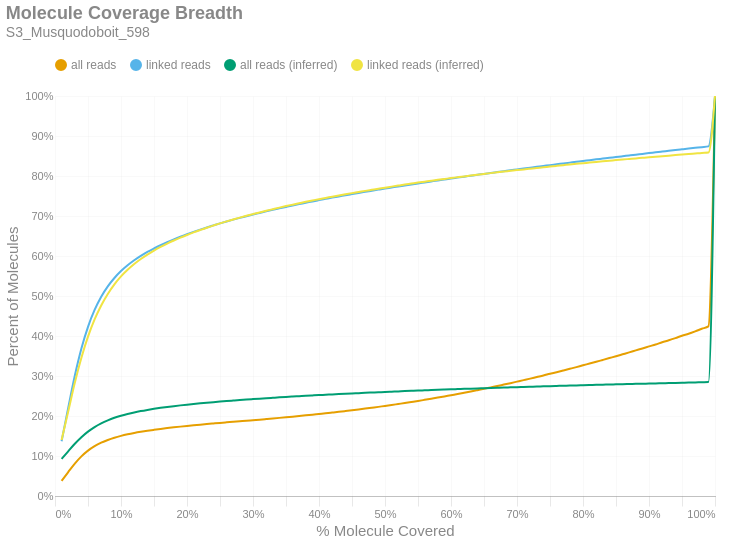

This figure's notebook cell:
### Markdown cell above
### Molecule Read Coverage
This chart shows molecule coverage breadth as computed by the number of bases aligned to that molecule. In other words, "*how much of each unique long molecule is actually sequenced/aligned?*" Keep in mind there is a distinction between sequences and alignments, since some sequences belonging to a particular molecule may not align well and wouldn't appear in the alignment data. This chart also shows molecule coverage breadth as computed by the *inferred fragment* from which the aligned sequences originate. Unlike read coverage, this calculation takes into account the total insert size, including unsequenced gaps between the forward and reverse reads. Like the previous figures, these are cumulative percents.

### Code cell
if SKIPLR:
    print_html(f"Skipped")
else:
    binned_df = consolidated_hist(valids['coverage_bp'], mask, 0.01, True)
    binned_df_inf = consolidated_hist(valids['coverage_inserts'], mask, 0.01, True)
    binned_df = binned_df.with_columns(pl.lit(binned_df_inf['all reads (cumsum)']).alias('all reads (inferred)'))
    binned_df = binned_df.with_columns(pl.lit(binned_df_inf['linked reads (cumsum)']).alias('linked reads (inferred)'))
    binned_df = binned_df.with_columns(
        (pl.col('bin').cast(pl.Float64) + 0.01).alias('right_edge')
    )

    with SafeRender(binned_df):
        (
            density_plot(binned_df, 'Molecule Coverage Breadth', samplename, 'molcov', ['all reads (inferred)','linked reads (inferred)'])
            .encode(
                #x=alt.X('bin:Q', title="% Molecule Covered").axis(format = '%').scale(padding=0),
                x=alt.X('right_edge:Q', title="% Molecule Covered").axis(format='%').scale(padding=0),
                y=alt.Y('value:Q', title='Percent of Molecules')
                    .axis(format='%')
                    .stack(False)
                    .scale(domainMin=0, padding=0),
                color=alt.Color("key:N").scale(domain = ["all reads", "linked reads", "all reads (inferred)", "linked reads (inferred)"]),
                tooltip = [
                    alt.Tooltip("key:N", title = "Data Type"),
                    alt.Tooltip("range_label:N", title="% Molecule Covered"),
                    alt.Tooltip("value:Q", format = ".2%", title="% Molecules")
                ]
            )
        ).display()

### Figure 1 — Vega-Lite specification as saved in the notebook (floating-point values rounded to 4 significant figures)
{"width": "container", "height": 400, "config": {"title": {"anchor": "start", "dy": -15, "fontSize": 18, "color": "#888888", "subtitleColor": "#888888", "subtitleFontSize": 14}, "arc": {"fill": "#0072B2"}, "axis": {"domainColor": "#888888", "domainWidth": 0.5, "gridWidth": 0.2, "grid": false, "titleFontWeight": 400, "titleFontSize": 15, "labelFontSize": 11, "labelColor": "#888888", "tickColor": "#888888", "tickWidth": 0.2, "titleColor": "#888888"}, "axisBand": {"grid": false}, "axisX": {"grid": true, "tickSize": 10, "domainCap": "round"}, "axisY": {"domain": false, "grid": true, "tickSize": 0, "domainCap": "round"}, "background": "transparent", "header": {"labelFontSize": 15, "labelColor": "#888888", "titleFontSize": 15, "titleFontWeight": 600, "titleColor": "#888888"}, "legend": {"labelFont": "sans-serif", "labelFontSize": 12, "labelColor": "#888888", "symbolSize": 100, "symbolType": "circle", "titleFontSize": 12, "titlePadding": 10, "titleColor": "#888888", "title": null, "orient": "top"}, "range": {"category": ["#E69F00", "#56B4E9", "#009E73", "#F0E442", "#0072B2", "#D55E00", "#CC79A7", "#000000"], "diverging": ["#cfe8f3", "#a2d4ec", "#73bfe2", "#46abdb", "#1696d2", "#12719e"]}, "area": {"fill": "#0072B2", "fillOpacity": 0.7, "line": true, "strokeOpacity": 0.7}, "line": {"color": "#0072B2", "stroke": "#0072B2", "strokeWidth": 2}, "trail": {"color": "#0072B2", "stroke": "#0072B2", "strokeWidth": 0, "size": 1}, "point": {"filled": true, "fillOpacity": 1.0, "size": 95}, "text": {"color": "#888888", "fontSize": 11, "align": "right", "fontWeight": 400, "size": 11}, "bar": {"fill": "#0072B2", "stroke": null}, "view": {"stroke": null, "continuousWidth": 660, "continuousHeight": 400}}, "data": {"name": "data-6af830ea70fef73e0d5ae6ca55dfd305"}, "mark": {"type": "line", "interpolate": "monotone", "point": {"opacity": 0, "size": 275}}, "encoding": {"color": {"field": "key", "scale": {"domain": ["all reads", "linked reads", "all reads (inferred)", "linked reads (inferred)"]}, "type": "nominal"}, "tooltip": [{"field": "key", "title": "Data Type", "type": "nominal"}, {"field": "range_label", "title": "% Molecule Covered", "type": "nominal"}, {"field": "value", "format": ".2%", "title": "% Molecules", "type": "quantitative"}], "x": {"axis": {"format": "%"}, "field": "right_edge", "scale": {"padding": 0}, "title": "% Molecule Covered", "type": "quantitative"}, "y": {"axis": {"format": "%"}, "field": "value", "scale": {"domainMin": 0, "padding": 0}, "stack": false, "title": "Percent of Molecules", "type": "quantitative"}}, "params": [{"name": "param_c36ac31b6afebe62", "select": {"type": "point", "fields": ["key"]}, "bind": "legend"}], "title": {"text": "Molecule Coverage Breadth", "subtitle": "S3_Musquodoboit_598"}, "transform": [{"fold": ["all reads (cumsum)", "linked reads (cumsum)", "all reads (inferred)", "linked reads (inferred)"]}, {"calculate": "replace(datum.key, ' (cumsum)', '')", "as": "key"}, {"filter": {"param": "param_c36ac31b6afebe62"}}], "usermeta": {"embedOptions": {"downloadFileName": "S3_Musquodoboit_598.molcov"}}, "$schema": "https://vega.github.io/schema/vega-lite/v6.1.0.json", "datasets": {"data-6af830ea70fef73e0d5ae6ca55dfd305": [{"bin": "0.0", "interval": "0.0-0.01", "all reads": 0.03759, "linked reads": 0.1368, "all reads (cumsum)": 0.03759, "linked reads (cumsum)": 0.1368, "range_label": "0.0-0.01", "all reads (inferred)": 0.09276, "linked reads (inferred)": 0.1401, "right_edge": 0.01}, {"bin": "0.01", "interval": "0.01-0.02", "all reads": 0.02215, "linked reads": 0.08333, "all reads (cumsum)": 0.05974, "linked reads (cumsum)": 0.2201, "range_label": "0.01-0.02", "all reads (inferred)": 0.1116, "linked reads (inferred)": 0.2112, "right_edge": 0.02}, {"bin": "0.02", "interval": "0.02-0.03", "all reads": 0.02129, "linked reads": 0.0805, "all reads (cumsum)": 0.08103, "linked reads (cumsum)": 0.3007, "range_label": "0.02-0.03", "all reads (inferred)": 0.1305, "linked reads (inferred)": 0.283, "right_edge": 0.03}, {"bin": "0.03", "interval": "0.03-0.04", "all reads": 0.01799, "linked reads": 0.06807, "all reads (cumsum)": 0.09902, "linked reads (cumsum)": 0.3687, "range_label": "0.03-0.04", "all reads (inferred)": 0.1471, "linked reads (inferred)": 0.3456, "right_edge": 0.04}, {"bin": "0.04", "interval": "0.04-0.05", "all reads": 0.01435, "linked reads": 0.05427, "all reads (cumsum)": 0.1134, "linked reads (cumsum)": 0.423, "range_label": "0.04-0.05", "all reads (inferred)": 0.161, "linked reads (inferred)": 0.3983, "right_edge": 0.05}, {"bin": "0.05", "interval": "0.05-0.06", "all reads": 0.01115, "linked reads": 0.0421, "all reads (cumsum)": 0.1245, "linked reads (cumsum)": 0.4651, "range_label": "0.05-0.06", "all reads (inferred)": 0.1724, "linked reads (inferred)": 0.4415, "right_edge": 0.06}, {"bin": "0.06", "interval": "0.06-0.07", "all reads": 0.008722, "linked reads": 0.03296, "all reads (cumsum)": 0.1333, "linked reads (cumsum)": 0.498, "range_label": "0.06-0.07", "all reads (inferred)": 0.1816, "linked reads (inferred)": 0.4764, "right_edge": 0.07}, {"bin": "0.07", "interval": "0.07-0.08", "all reads": 0.006862, "linked reads": 0.02585, "all reads (cumsum)": 0.1401, "linked reads (cumsum)": 0.5239, "range_label": "0.07-0.08", "all reads (inferred)": 0.1892, "linked reads (inferred)": 0.5052, "right_edge": 0.08}, {"bin": "0.08", "interval": "0.08-0.09", "all reads": 0.005617, "linked reads": 0.02111, "all reads (cumsum)": 0.1457, "linked reads (cumsum)": 0.545, "range_label": "0.08-0.09", "all reads (inferred)": 0.1956, "linked reads (inferred)": 0.5293, "right_edge": 0.09}, {"bin": "0.09", "interval": "0.09-0.1", "all reads": 0.004609, "linked reads": 0.01727, "all reads (cumsum)": 0.1503, "linked reads (cumsum)": 0.5623, "range_label": "0.09-0.1", "all reads (inferred)": 0.2008, "linked reads (inferred)": 0.5489, "right_edge": 0.1}, {"bin": "0.1", "interval": "0.1-0.11", "all reads": 0.003871, "linked reads": 0.01448, "all reads (cumsum)": 0.1542, "linked reads (cumsum)": 0.5768, "range_label": "0.1-0.11", "all reads (inferred)": 0.2051, "linked reads (inferred)": 0.5654, "right_edge": 0.11}, {"bin": "0.11", "interval": "0.11-0.12", "all reads": 0.003348, "linked reads": 0.0125, "all reads (cumsum)": 0.1576, "linked reads (cumsum)": 0.5893, "range_label": "0.11-0.12", "all reads (inferred)": 0.209, "linked reads (inferred)": 0.5799, "right_edge": 0.12}, {"bin": "0.12", "interval": "0.12-0.13", "all reads": 0.00294, "linked reads": 0.01096, "all reads (cumsum)": 0.1605, "linked reads (cumsum)": 0.6002, "range_label": "0.12-0.13", "all reads (inferred)": 0.2123, "linked reads (inferred)": 0.5924, "right_edge": 0.13}, {"bin": "0.13", "interval": "0.13-0.14", "all reads": 0.002629, "linked reads": 0.009805, "all reads (cumsum)": 0.1631, "linked reads (cumsum)": 0.61, "range_label": "0.13-0.14", "all reads (inferred)": 0.2152, "linked reads (inferred)": 0.6035, "right_edge": 0.14}, {"bin": "0.14", "interval": "0.14-0.15", "all reads": 0.002332, "linked reads": 0.008688, "all reads (cumsum)": 0.1655, "linked reads (cumsum)": 0.6187, "range_label": "0.14-0.15", "all reads (inferred)": 0.2179, "linked reads (inferred)": 0.6136, "right_edge": 0.15}, {"bin": "0.15", "interval": "0.15-0.16", "all reads": 0.002204, "linked reads": 0.008161, "all reads (cumsum)": 0.1677, "linked reads (cumsum)": 0.6269, "range_label": "0.15-0.16", "all reads (inferred)": 0.2204, "linked reads (inferred)": 0.6228, "right_edge": 0.16}, {"bin": "0.16", "interval": "0.16-0.17", "all reads": 0.002055, "linked reads": 0.007611, "all reads (cumsum)": 0.1697, "linked reads (cumsum)": 0.6345, "range_label": "0.16-0.17", "all reads (inferred)": 0.2226, "linked reads (inferred)": 0.6311, "right_edge": 0.17}, {"bin": "0.17", "interval": "0.17-0.18", "all reads": 0.001924, "linked reads": 0.00704, "all reads (cumsum)": 0.1716, "linked reads (cumsum)": 0.6415, "range_label": "0.17-0.18", "all reads (inferred)": 0.2246, "linked reads (inferred)": 0.6388, "right_edge": 0.18}, {"bin": "0.18", "interval": "0.18-0.19", "all reads": 0.001802, "linked reads": 0.006579, "all reads (cumsum)": 0.1734, "linked reads (cumsum)": 0.6481, "range_label": "0.18-0.19", "all reads (inferred)": 0.2265, "linked reads (inferred)": 0.646, "right_edge": 0.19}, {"bin": "0.19", "interval": "0.19-0.2", "all reads": 0.001733, "linked reads": 0.006306, "all reads (cumsum)": 0.1752, "linked reads (cumsum)": 0.6544, "range_label": "0.19-0.2", "all reads (inferred)": 0.2283, "linked reads (inferred)": 0.6526, "right_edge": 0.2}, {"bin": "0.2", "interval": "0.2-0.21", "all reads": 0.001637, "linked reads": 0.005924, "all reads (cumsum)": 0.1768, "linked reads (cumsum)": 0.6603, "range_label": "0.2-0.21", "all reads (inferred)": 0.23, "linked reads (inferred)": 0.659, "right_edge": 0.21}, {"bin": "0.21", "interval": "0.21-0.22", "all reads": 0.001582, "linked reads": 0.005679, "all reads (cumsum)": 0.1784, "linked reads (cumsum)": 0.666, "range_label": "0.21-0.22", "all reads (inferred)": 0.2316, "linked reads (inferred)": 0.665, "right_edge": 0.22}, {"bin": "0.22", "interval": "0.22-0.23", "all reads": 0.001499, "linked reads": 0.005343, "all reads (cumsum)": 0.1799, "linked reads (cumsum)": 0.6714, "range_label": "0.22-0.23", "all reads (inferred)": 0.2332, "linked reads (inferred)": 0.6708, "right_edge": 0.23}, {"bin": "0.23", "interval": "0.23-0.24", "all reads": 0.001444, "linked reads": 0.005105, "all reads (cumsum)": 0.1813, "linked reads (cumsum)": 0.6765, "range_label": "0.23-0.24", "all reads (inferred)": 0.2346, "linked reads (inferred)": 0.6762, "right_edge": 0.24}, {"bin": "0.24", "interval": "0.24-0.25", "all reads": 0.001431, "linked reads": 0.005034, "all reads (cumsum)": 0.1828, "linked reads (cumsum)": 0.6815, "range_label": "0.24-0.25", "all reads (inferred)": 0.236, "linked reads (inferred)": 0.6815, "right_edge": 0.25}, {"bin": "0.25", "interval": "0.25-0.26", "all reads": 0.001365, "linked reads": 0.004808, "all reads (cumsum)": 0.1841, "linked reads (cumsum)": 0.6863, "range_label": "0.25-0.26", "all reads (inferred)": 0.2374, "linked reads (inferred)": 0.6865, "right_edge": 0.26}, {"bin": "0.26", "interval": "0.26-0.27", "all reads": 0.001346, "linked reads": 0.004608, "all reads (cumsum)": 0.1855, "linked reads (cumsum)": 0.6909, "range_label": "0.26-0.27", "all reads (inferred)": 0.2386, "linked reads (inferred)": 0.6912, "right_edge": 0.27}, {"bin": "0.27", "interval": "0.27-0.28", "all reads": 0.001337, "linked reads": 0.004411, "all reads (cumsum)": 0.1868, "linked reads (cumsum)": 0.6953, "range_label": "0.27-0.28", "all reads (inferred)": 0.2399, "linked reads (inferred)": 0.6959, "right_edge": 0.28}, {"bin": "0.28", "interval": "0.28-0.29", "all reads": 0.001321, "linked reads": 0.004142, "all reads (cumsum)": 0.1881, "linked reads (cumsum)": 0.6995, "range_label": "0.28-0.29", "all reads (inferred)": 0.2411, "linked reads (inferred)": 0.7004, "right_edge": 0.29}, {"bin": "0.29", "interval": "0.29-0.3", "all reads": 0.001409, "linked reads": 0.004284, "all reads (cumsum)": 0.1895, "linked reads (cumsum)": 0.7038, "range_label": "0.29-0.3", "all reads (inferred)": 0.2422, "linked reads (inferred)": 0.7047, "right_edge": 0.3}, {"bin": "0.3", "interval": "0.3-0.31", "all reads": 0.001378, "linked reads": 0.003973, "all reads (cumsum)": 0.1909, "linked reads (cumsum)": 0.7077, "range_label": "0.3-0.31", "all reads (inferred)": 0.2434, "linked reads (inferred)": 0.7089, "right_edge": 0.31}, {"bin": "0.31", "interval": "0.31-0.32", "all reads": 0.00143, "linked reads": 0.003917, "all reads (cumsum)": 0.1924, "linked reads (cumsum)": 0.7116, "range_label": "0.31-0.32", "all reads (inferred)": 0.2445, "linked reads (inferred)": 0.7131, "right_edge": 0.32}, {"bin": "0.32", "interval": "0.32-0.33", "all reads": 0.001448, "linked reads": 0.003824, "all reads (cumsum)": 0.1938, "linked reads (cumsum)": 0.7155, "range_label": "0.32-0.33", "all reads (inferred)": 0.2456, "linked reads (inferred)": 0.717, "right_edge": 0.33}, {"bin": "0.33", "interval": "0.33-0.34", "all reads": 0.001498, "linked reads": 0.003643, "all reads (cumsum)": 0.1953, "linked reads (cumsum)": 0.7191, "range_label": "0.33-0.34", "all reads (inferred)": 0.2466, "linked reads (inferred)": 0.721, "right_edge": 0.34}, {"bin": "0.34", "interval": "0.34-0.35", "all reads": 0.001524, "linked reads": 0.003622, "all reads (cumsum)": 0.1968, "linked reads (cumsum)": 0.7227, "range_label": "0.34-0.35", "all reads (inferred)": 0.2476, "linked reads (inferred)": 0.7248, "right_edge": 0.35}, {"bin": "0.35", "interval": "0.35-0.36", "all reads": 0.001555, "linked reads": 0.003587, "all reads (cumsum)": 0.1984, "linked reads (cumsum)": 0.7263, "range_label": "0.35-0.36", "all reads (inferred)": 0.2486, "linked reads (inferred)": 0.7284, "right_edge": 0.36}, {"bin": "0.36", "interval": "0.36-0.37", "all reads": 0.001601, "linked reads": 0.003442, "all reads (cumsum)": 0.2, "linked reads (cumsum)": 0.7298, "range_label": "0.36-0.37", "all reads (inferred)": 0.2495, "linked reads (inferred)": 0.7319, "right_edge": 0.37}, {"bin": "0.37", "interval": "0.37-0.38", "all reads": 0.001601, "linked reads": 0.003291, "all reads (cumsum)": 0.2016, "linked reads (cumsum)": 0.733, "range_label": "0.37-0.38", "all reads (inferred)": 0.2505, "linked reads (inferred)": 0.7354, "right_edge": 0.38}, {"bin": "0.38", "interval": "0.38-0.39", "all reads": 0.001695, "linked reads": 0.003457, "all reads (cumsum)": 0.2033, "linked reads (cumsum)": 0.7365, "range_label": "0.38-0.39", "all reads (inferred)": 0.2514, "linked reads (inferred)": 0.7388, "right_edge": 0.39}, {"bin": "0.39", "interval": "0.39-0.4", "all reads": 0.001749, "linked reads": 0.003183, "all reads (cumsum)": 0.205, "linked reads (cumsum)": 0.7397, "range_label": "0.39-0.4", "all reads (inferred)": 0.2523, "linked reads (inferred)": 0.7421, "right_edge": 0.4}, {"bin": "0.4", "interval": "0.4-0.41", "all reads": 0.001728, "linked reads": 0.003111, "all reads (cumsum)": 0.2068, "linked reads (cumsum)": 0.7428, "range_label": "0.4-0.41", "all reads (inferred)": 0.2531, "linked reads (inferred)": 0.7452, "right_edge": 0.41}, {"bin": "0.41", "interval": "0.41-0.42", "all reads": 0.001821, "linked reads": 0.00311, "all reads (cumsum)": 0.2086, "linked reads (cumsum)": 0.7459, "range_label": "0.41-0.42", "all reads (inferred)": 0.254, "linked reads (inferred)": 0.7483, "right_edge": 0.42}, {"bin": "0.42", "interval": "0.42-0.43", "all reads": 0.001847, "linked reads": 0.002911, "all reads (cumsum)": 0.2104, "linked reads (cumsum)": 0.7488, "range_label": "0.42-0.43", "all reads (inferred)": 0.2548, "linked reads (inferred)": 0.7514, "right_edge": 0.43}, {"bin": "0.43", "interval": "0.43-0.44", "all reads": 0.001945, "linked reads": 0.003026, "all reads (cumsum)": 0.2124, "linked reads (cumsum)": 0.7518, "range_label": "0.43-0.44", "all reads (inferred)": 0.2556, "linked reads (inferred)": 0.7544, "right_edge": 0.44}, {"bin": "0.44", "interval": "0.44-0.45", "all reads": 0.001987, "linked reads": 0.002911, "all reads (cumsum)": 0.2144, "linked reads (cumsum)": 0.7548, "range_label": "0.44-0.45", "all reads (inferred)": 0.2564, "linked reads (inferred)": 0.7572, "right_edge": 0.45}, {"bin": "0.45", "interval": "0.45-0.46", "all reads": 0.002045, "linked reads": 0.002896, "all reads (cumsum)": 0.2164, "linked reads (cumsum)": 0.7577, "range_label": "0.45-0.46", "all reads (inferred)": 0.2572, "linked reads (inferred)": 0.76, "right_edge": 0.46}, {"bin": "0.46", "interval": "0.46-0.47", "all reads": 0.002089, "linked reads": 0.002773, "all reads (cumsum)": 0.2185, "linked reads (cumsum)": 0.7604, "range_label": "0.46-0.47", "all reads (inferred)": 0.2579, "linked reads (inferred)": 0.7628, "right_edge": 0.47}, {"bin": "0.47", "interval": "0.47-0.48", "all reads": 0.002176, "linked reads": 0.002748, "all reads (cumsum)": 0.2207, "linked reads (cumsum)": 0.7632, "range_label": "0.47-0.48", "all reads (inferred)": 0.2586, "linked reads (inferred)": 0.7655, "right_edge": 0.48}, {"bin": "0.48", "interval": "0.48-0.49", "all reads": 0.002168, "linked reads": 0.002741, "all reads (cumsum)": 0.2228, "linked reads (cumsum)": 0.7659, "range_label": "0.48-0.49", "all reads (inferred)": 0.2594, "linked reads (inferred)": 0.7682, "right_edge": 0.49}, {"bin": "0.49", "interval": "0.49-0.5", "all reads": 0.002437, "linked reads": 0.00271, "all reads (cumsum)": 0.2253, "linked reads (cumsum)": 0.7686, "range_label": "0.49-0.5", "all reads (inferred)": 0.2601, "linked reads (inferred)": 0.7709, "right_edge": 0.5}, {"bin": "0.5", "interval": "0.5-0.51", "all reads": 0.002202, "linked reads": 0.002595, "all reads (cumsum)": 0.2275, "linked reads (cumsum)": 0.7712, "range_label": "0.5-0.51", "all reads (inferred)": 0.2608, "linked reads (inferred)": 0.7734, "right_edge": 0.51}, {"bin": "0.51", "interval": "0.51-0.52", "all reads": 0.002484, "linked reads": 0.00262, "all reads (cumsum)": 0.23, "linked reads (cumsum)": 0.7738, "range_label": "0.51-0.52", "all reads (inferred)": 0.2615, "linked reads (inferred)": 0.776, "right_edge": 0.52}, {"bin": "0.52", "interval": "0.52-0.53", "all reads": 0.002454, "linked reads": 0.002468, "all reads (cumsum)": 0.2324, "linked reads (cumsum)": 0.7763, "range_label": "0.52-0.53", "all reads (inferred)": 0.2622, "linked reads (inferred)": 0.7785, "right_edge": 0.53}, {"bin": "0.53", "interval": "0.53-0.54", "all reads": 0.002578, "linked reads": 0.002572, "all reads (cumsum)": 0.235, "linked reads (cumsum)": 0.7789, "range_label": "0.53-0.54", "all reads (inferred)": 0.2629, "linked reads (inferred)": 0.781, "right_edge": 0.54}, {"bin": "0.54", "interval": "0.54-0.55", "all reads": 0.002598, "linked reads": 0.002446, "all reads (cumsum)": 0.2376, "linked reads (cumsum)": 0.7813, "range_label": "0.54-0.55", "all reads (inferred)": 0.2636, "linked reads (inferred)": 0.7835, "right_edge": 0.55}, {"bin": "0.55", "interval": "0.55-0.56", "all reads": 0.002763, "linked reads": 0.002547, "all reads (cumsum)": 0.2403, "linked reads (cumsum)": 0.7839, "range_label": "0.55-0.56", "all reads (inferred)": 0.2642, "linked reads (inferred)": 0.7858, "right_edge": 0.56}, {"bin": "0.56", "interval": "0.56-0.57", "all reads": 0.002801, "linked reads": 0.002533, "all reads (cumsum)": 0.2432, "linked reads (cumsum)": 0.7864, "range_label": "0.56-0.57", "all reads (inferred)": 0.2648, "linked reads (inferred)": 0.7881, "right_edge": 0.57}, {"bin": "0.57", "interval": "0.57-0.58", "all reads": 0.00283, "linked reads": 0.002523, "all reads (cumsum)": 0.246, "linked reads (cumsum)": 0.7889, "range_label": "0.57-0.58", "all reads (inferred)": 0.2655, "linked reads (inferred)": 0.7904, "right_edge": 0.58}, {"bin": "0.58", "interval": "0.58-0.59", "all reads": 0.002927, "linked reads": 0.002417, "all reads (cumsum)": 0.2489, "linked reads (cumsum)": 0.7913, "range_label": "0.58-0.59", "all reads (inferred)": 0.2661, "linked reads (inferred)": 0.7926, "right_edge": 0.59}, {"bin": "0.59", "interval": "0.59-0.6", "all reads": 0.003062, "linked reads": 0.002413, "all reads (cumsum)": 0.252, "linked reads (cumsum)": 0.7938, "range_label": "0.59-0.6", "all reads (inferred)": 0.2667, "linked reads (inferred)": 0.7948, "right_edge": 0.6}, {"bin": "0.6", "interval": "0.6-0.61", "all reads": 0.002947, "linked reads": 0.002271, "all reads (cumsum)": 0.2549, "linked reads (cumsum)": 0.796, "range_label": "0.6-0.61", "all reads (inferred)": 0.2673, "linked reads (inferred)": 0.7969, "right_edge": 0.61}, {"bin": "0.61", "interval": "0.61-0.62", "all reads": 0.003151, "linked reads": 0.002308, "all reads (cumsum)": 0.2581, "linked reads (cumsum)": 0.7983, "range_label": "0.61-0.62", "all reads (inferred)": 0.2678, "linked reads (inferred)": 0.799, "right_edge": 0.62}, {"bin": "0.62", "interval": "0.62-0.63", "all reads": 0.003215, "linked reads": 0.002333, "all reads (cumsum)": 0.2613, "linked reads (cumsum)": 0.8007, "range_label": "0.62-0.63", "all reads (inferred)": 0.2684, "linked reads (inferred)": 0.8011, "right_edge": 0.63}, {"bin": "0.63", "interval": "0.63-0.64", "all reads": 0.003282, "linked reads": 0.002328, "all reads (cumsum)": 0.2646, "linked reads (cumsum)": 0.803, "range_label": "0.63-0.64", "all reads (inferred)": 0.269, "linked reads (inferred)": 0.8032, "right_edge": 0.64}, {"bin": "0.64", "interval": "0.64-0.65", "all reads": 0.003311, "linked reads": 0.002198, "all reads (cumsum)": 0.2679, "linked reads (cumsum)": 0.8052, "range_label": "0.64-0.65", "all reads (inferred)": 0.2695, "linked reads (inferred)": 0.8052, "right_edge": 0.65}, {"bin": "0.65", "interval": "0.65-0.66", "all reads": 0.003554, "linked reads": 0.002333, "all reads (cumsum)": 0.2714, "linked reads (cumsum)": 0.8075, "range_label": "0.65-0.66", "all reads (inferred)": 0.2701, "linked reads (inferred)": 0.8072, "right_edge": 0.66}, {"bin": "0.66", "interval": "0.66-0.67", "all reads": 0.003427, "linked reads": 0.002204, "all reads (cumsum)": 0.2749, "linked reads (cumsum)": 0.8097, "range_label": "0.66-0.67", "all reads (inferred)": 0.2706, "linked reads (inferred)": 0.8091, "right_edge": 0.67}, {"bin": "0.67", "interval": "0.67-0.68", "all reads": 0.003642, "linked reads": 0.002238, "all reads (cumsum)": 0.2785, "linked reads (cumsum)": 0.812, "range_label": "0.67-0.68", "all reads (inferred)": 0.2712, "linked reads (inferred)": 0.811, "right_edge": 0.68}, {"bin": "0.68", "interval": "0.68-0.69", "all reads": 0.003607, "linked reads": 0.002278, "all reads (cumsum)": 0.2821, "linked reads (cumsum)": 0.8143, "range_label": "0.68-0.69", "all reads (inferred)": 0.2717, "linked reads (inferred)": 0.8129, "right_edge": 0.69}, {"bin": "0.69", "interval": "0.69-0.7", "all reads": 0.003773, "linked reads": 0.002181, "all reads (cumsum)": 0.2859, "linked reads (cumsum)": 0.8164, "range_label": "0.69-0.7", "all reads (inferred)": 0.2722, "linked reads (inferred)": 0.8147, "right_edge": 0.7}, {"bin": "0.7", "interval": "0.7-0.71", "all reads": 0.003778, "linked reads": 0.002233, "all reads (cumsum)": 0.2897, "linked reads (cumsum)": 0.8187, "range_label": "0.7-0.71", "all reads (inferred)": 0.2727, "linked reads (inferred)": 0.8165, "right_edge": 0.71}, {"bin": "0.71", "interval": "0.71-0.72", "all reads": 0.003805, "linked reads": 0.00213, "all reads (cumsum)": 0.2935, "linked reads (cumsum)": 0.8208, "range_label": "0.71-0.72", "all reads (inferred)": 0.2732, "linked reads (inferred)": 0.8183, "right_edge": 0.72}, {"bin": "0.72", "interval": "0.72-0.73", "all reads": 0.003957, "linked reads": 0.002127, "all reads (cumsum)": 0.2974, "linked reads (cumsum)": 0.8229, "range_label": "0.72-0.73", "all reads (inferred)": 0.2737, "linked reads (inferred)": 0.8201, "right_edge": 0.73}, {"bin": "0.73", "interval": "0.73-0.74", "all reads": 0.003905, "linked reads": 0.002114, "all reads (cumsum)": 0.3013, "linked reads (cumsum)": 0.825, "range_label": "0.73-0.74", "all reads (inferred)": 0.2741, "linked reads (inferred)": 0.8218, "right_edge": 0.74}, {"bin": "0.74", "interval": "0.74-0.75", "all reads": 0.004251, "linked reads": 0.002165, "all reads (cumsum)": 0.3056, "linked reads (cumsum)": 0.8272, "range_label": "0.74-0.75", "all reads (inferred)": 0.2746, "linked reads (inferred)": 0.8236, "right_edge": 0.75}, {"bin": "0.75", "interval": "0.75-0.76", "all reads": 0.003985, "linked reads": 0.002049, "all reads (cumsum)": 0.3096, "linked reads (cumsum)": 0.8293, "range_label": "0.75-0.76", "all reads (inferred)": 0.2751, "linked reads (inferred)": 0.8254, "right_edge": 0.76}, {"bin": "0.76", "interval": "0.76-0.77", "all reads": 0.004194, "linked reads": 0.002108, "all reads (cumsum)": 0.3138, "linked reads (cumsum)": 0.8314, "range_label": "0.76-0.77", "all reads (inferred)": 0.2756, "linked reads (inferred)": 0.8271, "right_edge": 0.77}, {"bin": "0.77", "interval": "0.77-0.78", "all reads": 0.004219, "linked reads": 0.002067, "all reads (cumsum)": 0.318, "linked reads (cumsum)": 0.8334, "range_label": "0.77-0.78", "all reads (inferred)": 0.2761, "linked reads (inferred)": 0.8288, "right_edge": 0.78}, {"bin": "0.78", "interval": "0.78-0.79", "all reads": 0.004271, "linked reads": 0.002063, "all reads (cumsum)": 0.3222, "linked reads (cumsum)": 0.8355, "range_label": "0.78-0.79", "all reads (inferred)": 0.2765, "linked reads (inferred)": 0.8304, "right_edge": 0.79}, {"bin": "0.79", "interval": "0.79-0.8", "all reads": 0.004558, "linked reads": 0.002094, "all reads (cumsum)": 0.3268, "linked reads (cumsum)": 0.8376, "range_label": "0.79-0.8", "all reads (inferred)": 0.277, "linked reads (inferred)": 0.832, "right_edge": 0.8}, {"bin": "0.8", "interval": "0.8-0.81", "all reads": 0.004249, "linked reads": 0.00193, "all reads (cumsum)": 0.3311, "linked reads (cumsum)": 0.8395, "range_label": "0.8-0.81", "all reads (inferred)": 0.2774, "linked reads (inferred)": 0.8336, "right_edge": 0.81}, {"bin": "0.81", "interval": "0.81-0.82", "all reads": 0.004476, "linked reads": 0.002087, "all reads (cumsum)": 0.3355, "linked reads (cumsum)": 0.8416, "range_label": "0.81-0.82", "all reads (inferred)": 0.2779, "linked reads (inferred)": 0.8352, "right_edge": 0.82}, {"bin": "0.82", "interval": "0.82-0.83", "all reads": 0.004643, "linked reads": 0.001954, "all reads (cumsum)": 0.3402, "linked reads (cumsum)": 0.8436, "range_label": "0.82-0.83", "all reads (inferred)": 0.2783, "linked reads (inferred)": 0.8368, "right_edge": 0.83}, {"bin": "0.83", "interval": "0.83-0.84", "all reads": 0.004623, "linked reads": 0.00199, "all reads (cumsum)": 0.3448, "linked reads (cumsum)": 0.8455, "range_label": "0.83-0.84", "all reads (inferred)": 0.2787, "linked reads (inferred)": 0.8382, "right_edge": 0.84}, {"bin": "0.84", "interval": "0.84-0.85", "all reads": 0.004579, "linked reads": 0.001879, "all reads (cumsum)": 0.3494, "linked reads (cumsum)": 0.8474, "range_label": "0.84-0.85", "all reads (inferred)": 0.2791, "linked reads (inferred)": 0.8398, "right_edge": 0.85}, {"bin": "0.85", "interval": "0.85-0.86", "all reads": 0.004807, "linked reads": 0.001983, "all reads (cumsum)": 0.3542, "linked reads (cumsum)": 0.8494, "range_label": "0.85-0.86", "all reads (inferred)": 0.2795, "linked reads (inferred)": 0.8412, "right_edge": 0.86}, {"bin": "0.86", "interval": "0.86-0.87", "all reads": 0.004809, "linked reads": 0.002022, "all reads (cumsum)": 0.359, "linked reads (cumsum)": 0.8514, "range_label": "0.86-0.87", "all reads (inferred)": 0.2799, "linked reads (inferred)": 0.8426, "right_edge": 0.87}, {"bin": "0.87", "interval": "0.87-0.88", "all reads": 0.004994, "linked reads": 0.001988, "all reads (cumsum)": 0.364, "linked reads (cumsum)": 0.8534, "range_label": "0.87-0.88", "all reads (inferred)": 0.2803, "linked reads (inferred)": 0.844, "right_edge": 0.88}, {"bin": "0.88", "interval": "0.88-0.89", "all reads": 0.004912, "linked reads": 0.001878, "all reads (cumsum)": 0.3689, "linked reads (cumsum)": 0.8553, "range_label": "0.88-0.89", "all reads (inferred)": 0.2807, "linked reads (inferred)": 0.8454, "right_edge": 0.89}, {"bin": "0.89", "interval": "0.89-0.9", "all reads": 0.005103, "linked reads": 0.001962, "all reads (cumsum)": 0.374, "linked reads (cumsum)": 0.8573, "range_label": "0.89-0.9", "all reads (inferred)": 0.2811, "linked reads (inferred)": 0.8468, "right_edge": 0.9}, {"bin": "0.9", "interval": "0.9-0.91", "all reads": 0.004857, "linked reads": 0.001828, "all reads (cumsum)": 0.3789, "linked reads (cumsum)": 0.8591, "range_label": "0.9-0.91", "all reads (inferred)": 0.2815, "linked reads (inferred)": 0.8481, "right_edge": 0.91}, {"bin": "0.91", "interval": "0.91-0.92", "all reads": 0.005598, "linked reads": 0.00193, "all reads (cumsum)": 0.3845, "linked reads (cumsum)": 0.861, "range_label": "0.91-0.92", "all reads (inferred)": 0.2819, "linked reads (inferred)": 0.8495, "right_edge": 0.92}, {"bin": "0.92", "interval": "0.92-0.93", "all reads": 0.004918, "linked reads": 0.001963, "all reads (cumsum)": 0.3894, "linked reads (cumsum)": 0.863, "range_label": "0.92-0.93", "all reads (inferred)": 0.2823, "linked reads (inferred)": 0.8508, "right_edge": 0.93}, {"bin": "0.93", "interval": "0.93-0.94", "all reads": 0.005406, "linked reads": 0.001925, "all reads (cumsum)": 0.3948, "linked reads (cumsum)": 0.8649, "range_label": "0.93-0.94", "all reads (inferred)": 0.2827, "linked reads (inferred)": 0.8522, "right_edge": 0.94}, {"bin": "0.94", "interval": "0.94-0.95", "all reads": 0.005882, "linked reads": 0.001863, "all reads (cumsum)": 0.4007, "linked reads (cumsum)": 0.8668, "range_label": "0.94-0.95", "all reads (inferred)": 0.2831, "linked reads (inferred)": 0.8536, "right_edge": 0.95}, {"bin": "0.95", "interval": "0.95-0.96", "all reads": 0.004997, "linked reads": 0.001849, "all reads (cumsum)": 0.4057, "linked reads (cumsum)": 0.8686, "range_label": "0.95-0.96", "all reads (inferred)": 0.2835, "linked reads (inferred)": 0.855, "right_edge": 0.96}, {"bin": "0.96", "interval": "0.96-0.97", "all reads": 0.005905, "linked reads": 0.0018, "all reads (cumsum)": 0.4116, "linked reads (cumsum)": 0.8704, "range_label": "0.96-0.97", "all reads (inferred)": 0.2839, "linked reads (inferred)": 0.8563, "right_edge": 0.97}, {"bin": "0.97", "interval": "0.97-0.98", "all reads": 0.006434, "linked reads": 0.001743, "all reads (cumsum)": 0.418, "linked reads (cumsum)": 0.8722, "range_label": "0.97-0.98", "all reads (inferred)": 0.2843, "linked reads (inferred)": 0.8576, "right_edge": 0.98}, {"bin": "0.98", "interval": "0.98-0.99", "all reads": 0.006066, "linked reads": 0.001913, "all reads (cumsum)": 0.4241, "linked reads (cumsum)": 0.8741, "range_label": "0.98-0.99", "all reads (inferred)": 0.2847, "linked reads (inferred)": 0.8585, "right_edge": 0.99}, {"bin": "0.99", "interval": "0.99-1.0", "all reads": 0.5759, "linked reads": 0.1259, "all reads (cumsum)": 1.0, "linked reads (cumsum)": 1.0, "range_label": "0.99-1.0", "all reads (inferred)": 1.0, "linked reads (inferred)": 1.0, "right_edge": 1.0}]}}
